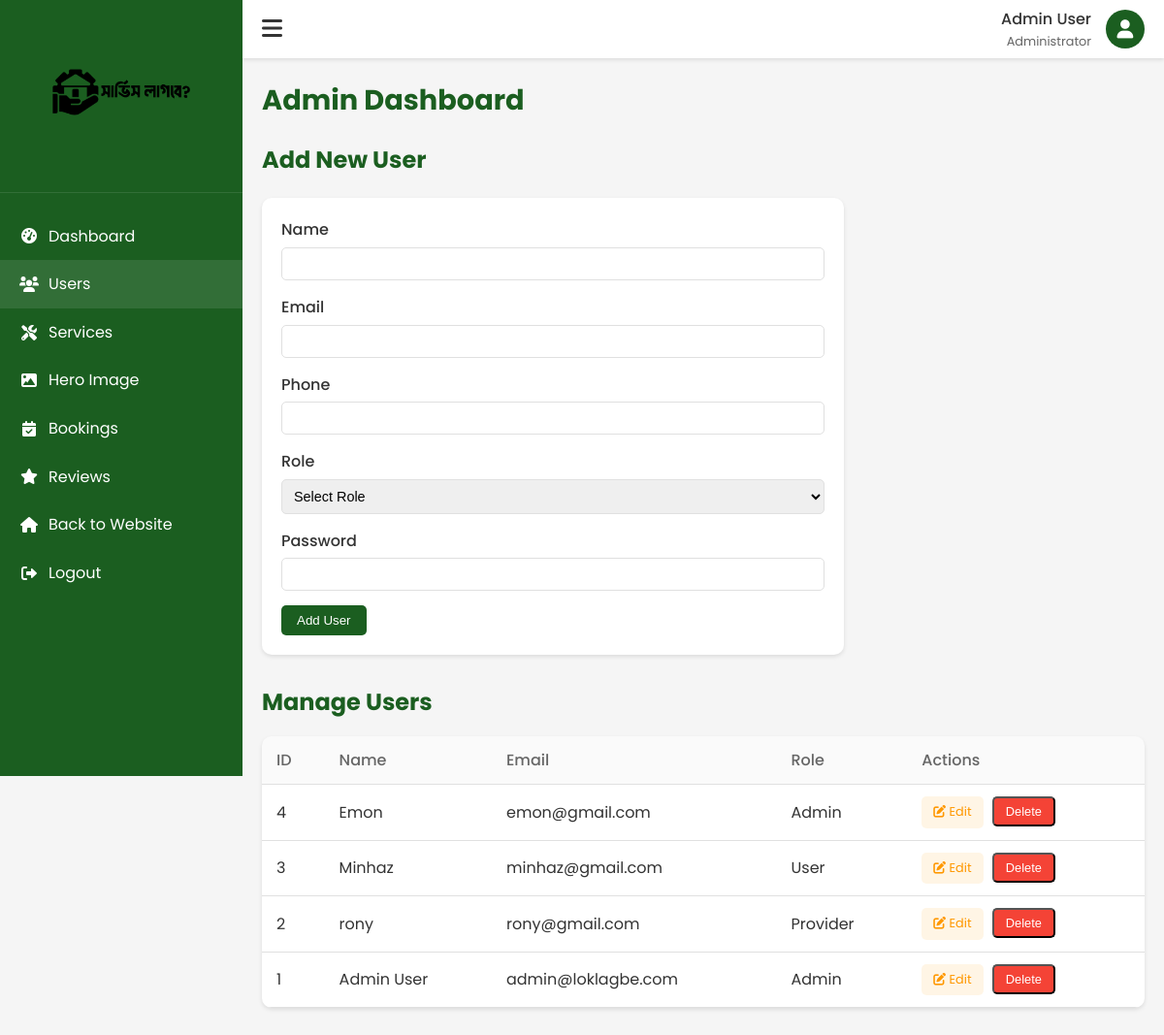
Page /admin/index.php?section=users (signed in) on the committed database.
### tables this page shows
CREATE TABLE `users` (
  `id` int(11) NOT NULL,
  `name` varchar(100) NOT NULL,
  `email` varchar(100) NOT NULL,
  `phone` varchar(20) NOT NULL,
  `password` varchar(255) NOT NULL,
  `profile_image` varchar(255) DEFAULT NULL,
  `role` enum('user','admin','provider') DEFAULT 'user',
  `created_at` timestamp NOT NULL DEFAULT current_timestamp(),
  `updated_at` timestamp NOT NULL DEFAULT current_timestamp() ON UPDATE current_timestamp()
);

### admin/index.php (the view, shortened to what this page needs)
<?php
require_once '../config.php';
$section = isset($_GET['section']) && in_array($_GET['section'], ['users', 'services', 'hero_image']) ? $_GET['section'] : 'messages';
$stmt = $conn->prepare("SELECT * FROM contact_messages ORDER BY created_at DESC LIMIT 10");
if (!$stmt) {
    $error = "Error preparing contact messages query: " . $conn->error;
    error_log($error);
} else {
    if (!$stmt->execute()) {
        $error = "Error executing contact messages query: " . $stmt->error;
        error_log($error);
    } else {
        $messages = [];
    }
}
$view_message = null;
$stmt = $conn->prepare("SELECT * FROM users ORDER BY created_at DESC");
$stmt->execute();
$users_result = $stmt->get_result();
$users = [];
while ($user = $users_result->fetch_assoc()) {
    $users[] = $user;
}
?>
<!DOCTYPE html>
<html lang="en">
<head>
    <link rel="stylesheet" href="../styles.css">
    <link rel="stylesheet" href="https://cdnjs.cloudflare.com/ajax/libs/font-awesome/6.0.0/css/all.min.css">
</head>
<body>
    <div class="admin-container">
        <aside class="sidebar" id="sidebar">
            <div class="sidebar-header">
                <img src="../ServiceLagbe.jpeg" alt="Service Lagbe Logo" class="sidebar-logo">
            </div>
            <nav class="sidebar-menu">
                <a href="index.php" class="menu-item <?php echo $section == 'messages' ? 'active' : ''; ?>"><i
                        class="fas fa-tachometer-alt"></i> Dashboard</a>
                <a href="index.php?section=users"
                    class="menu-item <?php echo $section == 'users' ? 'active' : ''; ?>"><i class="fas fa-users"></i>
                    Users</a>
                <a href="index.php?section=services"
                    class="menu-item <?php echo $section == 'services' ? 'active' : ''; ?>"><i class="fas fa-tools"></i>
                    Services</a>
                <a href="index.php?section=hero_image"
                    class="menu-item <?php echo $section == 'hero_image' ? 'active' : ''; ?>"><i
                        class="fas fa-image"></i> Hero Image</a>
                <a href="bookings.php" class="menu-item"><i class="fas fa-calendar-check"></i> Bookings</a>
                <a href="reviews.php" class="menu-item"><i class="fas fa-star"></i> Reviews</a>
                <a href="../index.php" class="menu-item"><i class="fas fa-home"></i> Back to Website</a>
                <a href="../logout.php" class="menu-item"><i class="fas fa-sign-out-alt"></i> Logout</a>
            </nav>
        </aside>
        <div class="main-content" id="main-content">
            <header class="header">
                <button class="toggle-sidebar" id="toggle-sidebar"><i class="fas fa-bars"></i></button>
                <div class="user-menu">
                    <div class="user-info">
                        <div class="user-name"><?php echo htmlspecialchars($_SESSION['user_name']); ?></div>
                        <div class="user-role">Administrator</div>
                    </div>
                    <div class="user-avatar"><i class="fas fa-user"></i></div>
                </div>
            </header>
            <div class="content">
                <h1 class="page-title">Admin Dashboard</h1>
                <?php if ($section == 'messages'): ?>
                    <div class="dashboard-section">
                        <h2 class="section-title">Contact Messages</h2>
                        <div class="messages-table">
                            <div class="table-responsive">
                                <table>
                                    <thead>
                                        <tr>
                                            <th>ID</th>
                                            <th>Name</th>
                                            <th>Email</th>
                                            <th>Phone</th>
                                            <th>Message</th>
                                            <th>Received</th>
                                            <th>Actions</th>
                                        </tr>
                                    </thead>
                                    <tbody>
                                        <?php if (count($messages) > 0): ?>
                                            <?php foreach ($messages as $message): ?>
                                                <tr>
                                                    <td><?php echo $message['id']; ?></td>
                                                    <td><?php echo htmlspecialchars($message['name']); ?></td>
                                                    <td><?php echo htmlspecialchars($message['email']); ?></td>
                                                    <td><?php echo htmlspecialchars($message['phone']); ?></td>
                                                    <td><?php echo htmlspecialchars(substr($message['message'], 0, 50)) . (strlen($message['message']) > 50 ? '...' : ''); ?>
                                                    </td>
                                                    <td><?php echo date('M j, Y H:i', strtotime($message['created_at'])); ?></td>
                                                    <td>
                                                        <a href="index.php?view_message=<?php echo $message['id']; ?>"
                                                            class="action-btn btn-view"><i class="fas fa-eye"></i> View</a>
                                                    </td>
                                                </tr>
                                            <?php endforeach; ?>
                                        <?php else: ?>
                                            <tr>
                                                <td colspan="7" style="text-align: center;">No messages found</td>
                                            </tr>
                                        <?php endif; ?>
                                    </tbody>
                                </table>
                            </div>
                        </div>
                        <?php if ($view_message): ?>
                            <div class="message-view">
                                <h3>Message Details: <?php echo htmlspecialchars($view_message['name']); ?></h3>
                                <p><strong>ID:</strong> <?php echo $view_message['id']; ?></p>
                                <p><strong>Name:</strong> <?php echo htmlspecialchars($view_message['name']); ?></p>
                                <p><strong>Email:</strong> <?php echo htmlspecialchars($view_message['email']); ?></p>
                                <p><strong>Phone:</strong> <?php echo htmlspecialchars($view_message['phone']); ?></p>
                                <p><strong>Message:</strong> <?php echo nl2br(htmlspecialchars($view_message['message'])); ?>
                                </p>
                                <p><strong>Received:</strong>
                                    <?php echo date('M j, Y H:i', strtotime($view_message['created_at'])); ?></p>
                                <a href="index.php" class="btn btn-primary">Back to Messages</a>
                            </div>
                        <?php endif; ?>
                    </div>
                <?php elseif ($section == 'users'): ?>
                    <div class="dashboard-section">
                        <h2 class="section-title">Add New User</h2>
                        <div class="form-container">
                            <form method="POST" action="index.php?section=users">
                                <div class="form-group">
                                    <label for="user_name">Name</label>
                                    <input type="text" id="user_name" name="name" required>
                                </div>
                                <div class="form-group">
                                    <label for="email">Email</label>
                                    <input type="email" id="email" name="email" required>
                                </div>
                                <div class="form-group">
                                    <label for="phone">Phone</label>
                                    <input type="tel" id="phone" name="phone" required>
                                </div>
                                <div class="form-group">
                                    <label for="role">Role</label>
                                    <select id="role" name="role" required>
                                        <option value="">Select Role</option>
                                    </select>
                                </div>
                                <div class="form-group">
                                    <label for="password">Password</label>
                                    <input type="password" id="password" name="password" required>
                                </div>
                                <button type="submit" class="btn btn-primary">Add User</button>
                            </form>
                        </div>
                    </div>
                    <div class="dashboard-section">
                        <h2 class="section-title">Manage Users</h2>
                        <div class="users-table">
                            <div class="table-responsive">
                                <table>
                                    <thead>
                                        <tr>
                                            <th>ID</th>
                                            <th>Name</th>
                                            <th>Email</th>
                                            <th>Role</th>
                                            <th>Actions</th>
                                        </tr>
                                    </thead>
                                    <tbody>
                                        <?php if (count($users) > 0): ?>
                                            <?php foreach ($users as $user): ?>
                                                <tr>
                                                    <td><?php echo $user['id']; ?></td>
                                                    <td><?php echo htmlspecialchars($user['name']); ?></td>
                                                    <td><?php echo htmlspecialchars($user['email']); ?></td>
                                                    <td><?php echo ucfirst($user['role']); ?></td>
                                                    <td>
                                                        <a href="index.php?section=users&edit_user=<?php echo $user['id']; ?>"
                                                            class="action-btn btn-edit"><i class="fas fa-edit"></i> Edit</a>
                                                        <form method="POST" action="index.php?section=users"
                                                            style="display: inline;"
                                                            onsubmit="return confirm('Are you sure you want to delete this user?');">
                                                            <button type="submit" class="action-btn btn-delete">Delete</button>
                                                        </form>
                                                    </td>
                                                </tr>
                                            <?php endforeach; ?>
                                        <?php else: ?>
                                            <tr>
                                                <td colspan="5" style="text-align: center;">No users found</td>
                                            </tr>
                                        <?php endif; ?>
                                    </tbody>
                                </table>
                            </div>
                        </div>
                    </div>
                <?php endif; ?>
            </div>
        </div>
    </div>
</body>
</html>

### rows in the picture
users: id "4", name "Emon", email "emon@gmail.com", role "Admin"
users: id "3", name "Minhaz", email "minhaz@gmail.com", role "User"
users: id "2", name "rony", email "rony@gmail.com", role "Provider"
users: id "1", name "Admin User", email "admin@loklagbe.com", role "Admin"

### other values in the picture
$_SESSION['user_name'] "Admin User"
